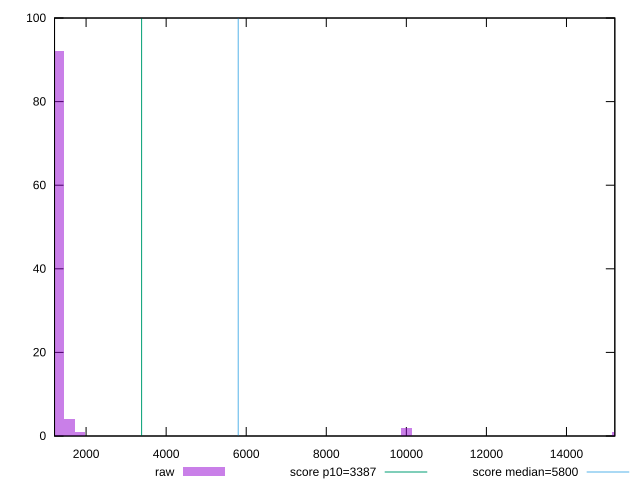

The gnuplot source for this figure:
reset

$raw <<EOF
10005.596339666603 2
15271.699676333237 1
1316.5258341666583 92
1579.83100099999 4
1843.1361678333217 1
EOF

set key outside below
set boxwidth 263.30516683333167
set xrange [1211.7930000000001:15207.804060368153]
set yrange [0:100]
set trange [0:100]
set style fill transparent solid 0.5 noborder

set parametric
set terminal svg size 640, 490 enhanced background rgb 'white'
set output "report/report_00029_2021-02-24T13-36-40.390Z/speed-index/samples/agenda/raw/histogram.svg"

plot $raw title "raw" with boxes, \
     3387,t title "score p10=3387", \
     5800,t title "score median=5800"

reset
